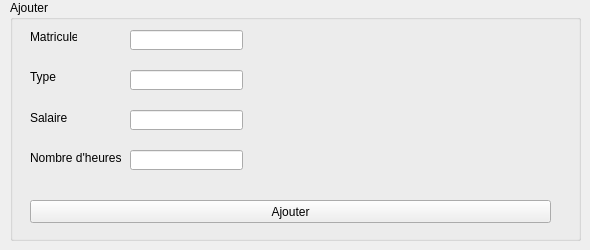
      <widget class="QWidget" name="Ajouter2">
       <attribute name="title">
        <string>Ajouter</string>
       </attribute>
       <widget class="QGroupBox" name="groupBox_10">
        <property name="geometry">
         <rect>
          <x>10</x>
          <y>0</y>
          <width>571</width>
          <height>241</height>
         </rect>
        </property>
        <property name="title">
         <string>Ajouter</string>
        </property>
        <widget class="QLabel" name="label_140">
         <property name="geometry">
          <rect>
           <x>20</x>
           <y>30</y>
           <width>47</width>
           <height>14</height>
          </rect>
         </property>
         <property name="text">
          <string>Matricule</string>
         </property>
        </widget>
        <widget class="QLabel" name="label_141">
         <property name="geometry">
          <rect>
           <x>20</x>
           <y>70</y>
           <width>47</width>
           <height>14</height>
          </rect>
         </property>
         <property name="text">
          <string>Type</string>
         </property>
        </widget>
        <widget class="QLabel" name="label_142">
         <property name="geometry">
          <rect>
           <x>20</x>
           <y>110</y>
           <width>41</width>
           <height>16</height>
          </rect>
         </property>
         <property name="text">
          <string>Salaire</string>
         </property>
        </widget>
        <widget class="QLabel" name="label_143">
         <property name="geometry">
          <rect>
           <x>20</x>
           <y>150</y>
           <width>91</width>
           <height>16</height>
          </rect>
         </property>
         <property name="text">
          <string>Nombre d'heures</string>
         </property>
        </widget>
        <widget class="QLineEdit" name="matricule">
         <property name="geometry">
          <rect>
           <x>120</x>
           <y>30</y>
           <width>113</width>
           <height>20</height>
          </rect>
         </property>
        </widget>
        <widget class="QLineEdit" name="type">
         <property name="geometry">
          <rect>
           <x>120</x>
           <y>70</y>
           <width>113</width>
           <height>20</height>
          </rect>
         </property>
        </widget>
        <widget class="QLineEdit" name="salaire">
         <property name="geometry">
          <rect>
           <x>120</x>
           <y>110</y>
           <width>113</width>
           <height>20</height>
          </rect>
         </property>
        </widget>
        <widget class="QLineEdit" name="nb_heures">
         <property name="geometry">
          <rect>
           <x>120</x>
           <y>150</y>
           <width>113</width>
           <height>20</height>
          </rect>
         </property>
        </widget>
        <widget class="QPushButton" name="ajouter2">
         <property name="geometry">
          <rect>
           <x>20</x>
           <y>200</y>
           <width>521</width>
           <height>23</height>
          </rect>
         </property>
         <property name="text">
          <string>Ajouter</string>
         </property>
        </widget>
       </widget>
      </widget>
